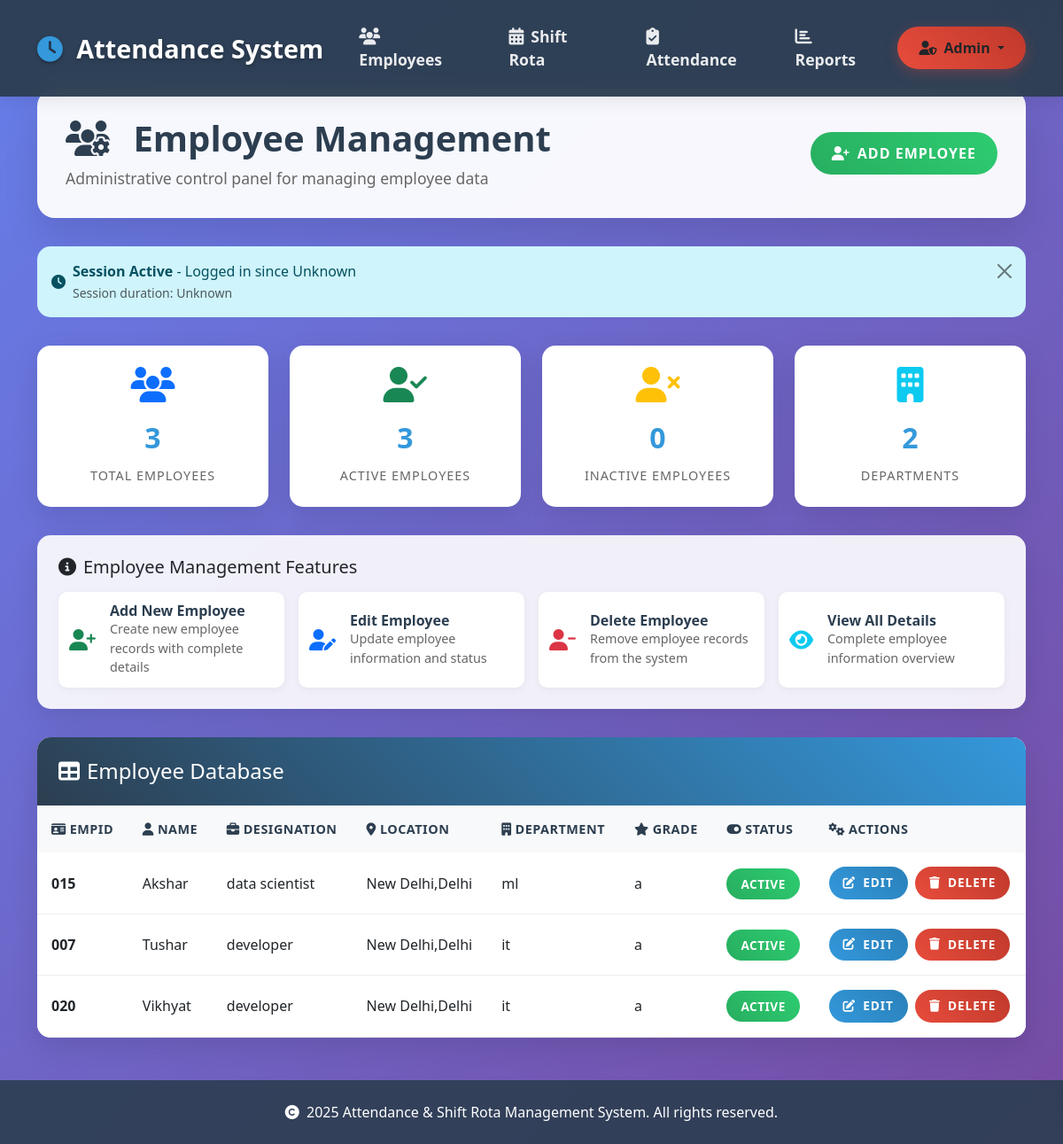
Page /admin/employees (signed in) on the committed database.
### Sarthak-final-main/models.py (models this page shows)
class Employee(db.Model):
    id = db.Column(db.Integer, primary_key=True)
    emp_id = db.Column(db.String(20), unique=True, nullable=False)
    name = db.Column(db.String(100), nullable=False)
    designation = db.Column(db.String(100))
    location = db.Column(db.String(100))
    department = db.Column(db.String(100))
    grade = db.Column(db.String(50))
    status = db.Column(db.String(20), default='active')

### Sarthak-final-main/app.py (the view)
@app.route('/admin/employees')
@admin_required
def admin_employees():
    employees = Employee.query.all()
    return render_template('admin_employees.html', employees=employees)

### Sarthak-final-main/app.py (called while the page is built)
def admin_required(f):
    from functools import wraps
    @wraps(f)
    def decorated_function(*args, **kwargs):
        if not session.get('admin'):
            flash('Admin login required.', 'danger')
            return redirect(url_for('admin_login'))
        login_time = session.get('login_time')
        if login_time:
            try:
                login_datetime = datetime.fromisoformat(login_time)
                if datetime.now() - login_datetime > timedelta(hours=8):
                    session.clear()
                    flash('Session expired. Please login again.', 'warning')
                    return redirect(url_for('admin_login'))
            except ValueError:
                pass  # If login_time is invalid, continue
        return f(*args, **kwargs)
    return decorated_function

def get_session_info():
    if session.get('admin'):
        login_time = session.get('login_time')
        if login_time:
            try:
                login_datetime = datetime.fromisoformat(login_time)
                return {
                    'logged_in': True,
                    'login_time': login_datetime.strftime('%Y-%m-%d %H:%M:%S'),
                    'session_duration': str(datetime.now() - login_datetime).split('.')[0]
                }
            except ValueError:
                pass
        return {'logged_in': True, 'login_time': 'Unknown', 'session_duration': 'Unknown'}
    return {'logged_in': False}

### Sarthak-final-main/templates/admin_employees.html (shortened to what this page needs)
<!DOCTYPE html>
<html lang="en">
<head>
    <link href="https://cdn.jsdelivr.net/npm/bootstrap@5.3.0/dist/css/bootstrap.min.css" rel="stylesheet">
    <link href="https://cdnjs.cloudflare.com/ajax/libs/font-awesome/6.4.0/css/all.min.css" rel="stylesheet">
</head>
<body>
    <nav class="navbar navbar-expand-lg navbar-dark fixed-top">
        <div class="container">
            <a class="navbar-brand" href="/">
                <i class="fas fa-clock"></i>
                Attendance System
            </a>
            <div class="collapse navbar-collapse" id="navbarNav">
                <ul class="navbar-nav me-auto mb-2 mb-lg-0">
                    <li class="nav-item">
                        <a class="nav-link" href="/employee">
                            <i class="fas fa-users"></i>Employees
                        </a>
                    </li>
                    <li class="nav-item">
                        <a class="nav-link" href="/rota">
                            <i class="fas fa-calendar-alt"></i>Shift Rota
                        </a>
                    </li>
                    <li class="nav-item">
                        <a class="nav-link" href="/attendance">
                            <i class="fas fa-clipboard-check"></i>Attendance
                        </a>
                    </li>
                    <li class="nav-item">
                        <a class="nav-link" href="/reports">
                            <i class="fas fa-chart-bar"></i>Reports
                        </a>
                    </li>
                </ul>
                <div class="dropdown">
                    <button class="btn btn-admin dropdown-toggle" type="button" id="adminDropdown" data-bs-toggle="dropdown" aria-expanded="false">
                        <i class="fas fa-user-shield"></i>Admin
                    </button>
                </div>
            </div>
        </div>
    </nav>
    <div class="container" style="margin-top: 100px;">
        <div class="page-header">
            <div class="admin-header">
                <div class="header-left">
                    <div>
                        <h1 class="page-title">
                            <i class="fas fa-users-cog me-3"></i>
                            Employee Management
                        </h1>
                        <p class="page-subtitle">Administrative control panel for managing employee data</p>
                    </div>
                </div>
                <div class="header-right">
                    <a href="/admin/employee/add" class="btn-custom btn-success-custom">
                        <i class="fas fa-user-plus"></i>Add Employee
                    </a>
                </div>
            </div>
        </div>
        {% set session_info = get_session_info() %}
        {% if session_info.logged_in %}
        <div class="session-info alert alert-info alert-dismissible fade show" role="alert">
            <div class="d-flex align-items-center">
                <i class="fas fa-clock me-2"></i>
                <div>
                    <strong>Session Active</strong> - Logged in since {{ session_info.login_time }}
                    <br><small class="text-muted">Session duration: {{ session_info.session_duration }}</small>
                </div>
            </div>
            <button type="button" class="btn-close" data-bs-dismiss="alert"></button>
        </div>
        {% endif %}
        <div class="stats-cards">
            <div class="stat-card">
                <i class="fas fa-users stat-icon text-primary"></i>
                <span class="stat-number">{{ employees|length }}</span>
                <div class="stat-label">Total Employees</div>
            </div>
            <div class="stat-card">
                <i class="fas fa-user-check stat-icon text-success"></i>
                <span class="stat-number">{{ employees|selectattr('status', 'equalto', 'active')|list|length }}</span>
                <div class="stat-label">Active Employees</div>
            </div>
            <div class="stat-card">
                <i class="fas fa-user-times stat-icon text-warning"></i>
                <span class="stat-number">{{ employees|selectattr('status', 'equalto', 'inactive')|list|length }}</span>
                <div class="stat-label">Inactive Employees</div>
            </div>
            <div class="stat-card">
                <i class="fas fa-building stat-icon text-info"></i>
                <span class="stat-number">{{ employees|map(attribute='department')|unique|list|length }}</span>
                <div class="stat-label">Departments</div>
            </div>
        </div>
        <div class="employee-info">
            <h5 class="mb-3">
                <i class="fas fa-info-circle me-2"></i>Employee Management Features
            </h5>
            <div class="info-grid">
                <div class="info-item">
                    <i class="fas fa-user-plus info-icon text-success"></i>
                    <div class="info-content">
                        <h6>Add New Employee</h6>
                        <p>Create new employee records with complete details</p>
                    </div>
                </div>
                <div class="info-item">
                    <i class="fas fa-user-edit info-icon text-primary"></i>
                    <div class="info-content">
                        <h6>Edit Employee</h6>
                        <p>Update employee information and status</p>
                    </div>
                </div>
                <div class="info-item">
                    <i class="fas fa-user-minus info-icon text-danger"></i>
                    <div class="info-content">
                        <h6>Delete Employee</h6>
                        <p>Remove employee records from the system</p>
                    </div>
                </div>
                <div class="info-item">
                    <i class="fas fa-eye info-icon text-info"></i>
                    <div class="info-content">
                        <h6>View All Details</h6>
                        <p>Complete employee information overview</p>
                    </div>
                </div>
            </div>
        </div>
        <div class="employee-table">
            <div class="table-header">
                <h4 class="mb-0">
                    <i class="fas fa-table me-2"></i>Employee Database
                </h4>
            </div>
            <div class="table-responsive">
                <table class="table table-hover mb-0">
                    <thead>
                        <tr>
                            <th><i class="fas fa-id-card me-1"></i>EmpID</th>
                            <th><i class="fas fa-user me-1"></i>Name</th>
                            <th><i class="fas fa-briefcase me-1"></i>Designation</th>
                            <th><i class="fas fa-map-marker-alt me-1"></i>Location</th>
                            <th><i class="fas fa-building me-1"></i>Department</th>
                            <th><i class="fas fa-star me-1"></i>Grade</th>
                            <th><i class="fas fa-toggle-on me-1"></i>Status</th>
                            <th><i class="fas fa-cogs me-1"></i>Actions</th>
                        </tr>
                    </thead>
                    <tbody>
                        {% for emp in employees %}
                        <tr>
                            <td><strong>{{ emp.emp_id or 'N/A' }}</strong></td>
                            <td>{{ emp.name or 'N/A' }}</td>
                            <td>{{ emp.designation or 'N/A' }}</td>
                            <td>{{ emp.location or 'N/A' }}</td>
                            <td>{{ emp.department or 'N/A' }}</td>
                            <td>{{ emp.grade or 'N/A' }}</td>
                            <td>
                                <span class="status-badge status-{{ emp.status.lower() if emp.status else 'inactive' }}">
                                    {{ emp.status or 'Inactive' }}
                                </span>
                            </td>
                            <td>
                                <div class="action-buttons">
                                    <a href="/admin/employee/edit/{{ emp.id }}" class="btn-custom btn-primary-custom btn-sm">
                                        <i class="fas fa-edit"></i>Edit
                                    </a>
                                    <form action="/admin/employee/delete/{{ emp.id }}" method="post" style="display:inline-block;" onsubmit="return confirm('Are you sure you want to delete this employee? This action cannot be undone.');">
                                        <button type="submit" class="btn-custom btn-danger-custom btn-sm">
                                            <i class="fas fa-trash"></i>Delete
                                        </button>
                                    </form>
                                </div>
                            </td>
                        </tr>
                        {% endfor %}
                    </tbody>
                </table>
            </div>
        </div>
    </div>
    <footer class="text-center py-4 mt-5" style="background: rgba(44, 62, 80, 0.9); color: white;">
        <div class="container">
            <p class="mb-0">
                <i class="fas fa-copyright me-1"></i>
                                        2025 Attendance & Shift Rota Management System. All rights reserved.
            </p>
        </div>
    </footer>
</body>
</html>

### rows in the picture
Employee: emp "015", name "Akshar", designation "data scientist", location "New Delhi,Delhi", department "ml", grade "a", status "ACTIVE"
Employee: emp "007", name "Tushar", designation "developer", location "New Delhi,Delhi", department "it", grade "a", status "ACTIVE"
Employee: emp "020", name "Vikhyat", designation "developer", location "New Delhi,Delhi", department "it", grade "a", status "ACTIVE"

### other values in the picture
{{ session_info.login_time }} "Unknown"
{{ session_info.session_duration }} "Unknown"
{{ employees|length }} "3"
{{ employees|selectattr('status', 'equalto', 'active')|list|length }} "3"
{{ employees|selectattr('status', 'equalto', 'inactive')|list|length }} "0"
{{ employees|map(attribute='department')|unique|list|length }} "2"
